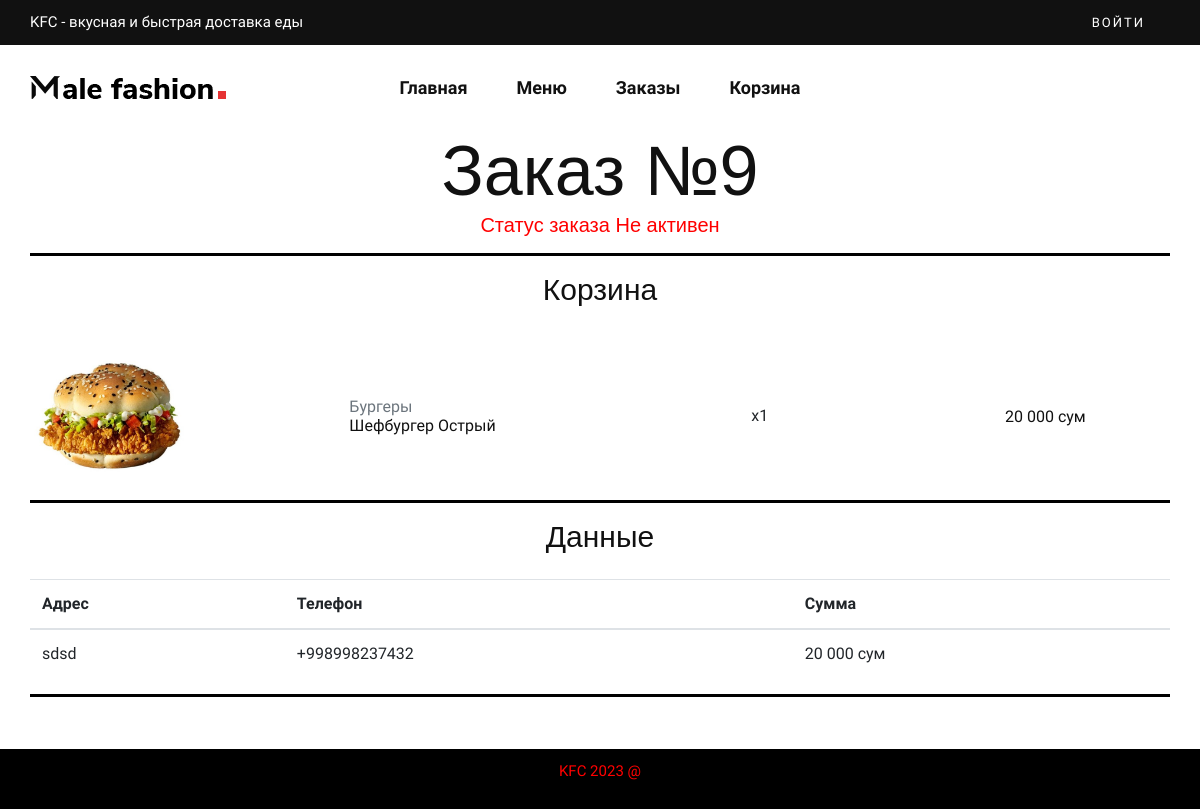
The app's page /products/order/9/ with its own data.
### products/models.py (models this page shows, shortened)
class Cart(models.Model):
    STATUS_CHOICES = (
        ('order', 'Заказ'),
        ('processing', 'Обработка'),
        ('cooking', 'Готовится'),
        ('shipped', 'В пути'),
        ('delivered', 'Доставлен'),
        ('not_active', 'Не активен')
    )
    user = models.ForeignKey(User, on_delete=models.CASCADE)
    status = models.CharField(max_length=20, choices=STATUS_CHOICES, default='order')
    phone = models.CharField(max_length=13, blank=True)
    address = models.CharField(max_length=128, blank=True)
    review = models.TextField(blank=True)
    total_price = models.FloatField(default=0)
    created_at = models.DateTimeField(auto_now_add=True)
    updated_at = models.DateTimeField(auto_now=True, verbose_name=_('updated at'))
    def get_total_price(self):
        total = 0
        for item in self.cart.all():
            total += item.product.price * item.quantity
        return total
    class Meta:
        verbose_name = _('Cart')
        verbose_name_plural = _('Carts')

class CartItem(models.Model):
    cart = models.ForeignKey(Cart, on_delete=models.CASCADE, related_name='cart')
    product = models.ForeignKey(FoodModel, on_delete=models.CASCADE)
    quantity = models.PositiveIntegerField(default=0)
    created_at = models.DateTimeField(auto_now_add=True)
    class Meta:
        verbose_name = _('Cart item')
        verbose_name_plural = _('Cart items')

class FoodModel(models.Model):
    title = models.CharField(max_length=128, verbose_name=_('title'))
    image = models.ImageField(upload_to='products')
    price = models.FloatField(verbose_name=_('price'))
    ru_description = models.TextField(verbose_name=_('ru_description'),null=True, blank=True)
    uz_description = models.TextField(verbose_name=_('uz_description'), null=True, blank=True)
    category = models.ForeignKey(CategoryModel, on_delete=models.CASCADE)
    is_new = models.BooleanField(verbose_name=_('is new'), default=True)
    updated_at = models.DateTimeField(auto_now=True, verbose_name=_('updated at'))
    created_at = models.DateTimeField(auto_now_add=True, verbose_name=_('created at'))
    class Meta:
        verbose_name = _('Food')
        verbose_name_plural = _('Food')

class CategoryModel(models.Model):
    title = models.CharField(max_length=30, verbose_name=_('title'))
    created_at = models.DateTimeField(auto_now_add=True, verbose_name=_('created at'))
    def __str__(self) -> str:
        return self.title
    class Meta:
        verbose_name = _('Category')
        verbose_name_plural = _('Categories')

### products/views.py (the view)
# urls.py: path('order/<int:cart_id>/', view=views.order, name='order'),
def order(request, cart_id):
    cartitem = CartItem.objects.filter(cart__id=cart_id)
    order = Cart.objects.get(id=cart_id)
    STATUS_CHOICES = Cart._meta.get_field('status').choices
    context = {
        'order': order,
        'STATUS_CHOICES': STATUS_CHOICES,
        'cart_items': cartitem
    }
    return render(request, template_name='order.html', context=context)

### templates/order.html (shortened to what this page needs)
{% extends 'layouts/base.html' %}
{% block content %}
{% load humanize %}
<div class="container">
    <center>
        <h1 style="font-family: Arial Black, Helvetica, sans-serif;">Заказ №{{order.id}}</h1>
    </center>
    {% for key, value in STATUS_CHOICES %}
    {% if order.status == key %}
    <h2 style="text-align: center; color: red; font-size: 20px; font-family: Arial Black, Helvetica, sans-serif;">Статус
        заказа {{ value }}</h2>
    <hr>
    {% endif %}
    {% endfor %}
    <h3 style="font-family: Arial Black, Helvetica, sans-serif; text-align: center;">Корзина</h3>
    <br><br>
    {% for cartitem in cart_items %}
    <div class="row mb-4 d-flex justify-content-between align-items-center">
        <div class="col-md-2 col-lg-2 col-xl-2">
            <img src="{{cartitem.product.image.url}}" class="img-fluid rounded-3" alt="Cotton T-shirt">
        </div>
        <div class="col-md-3 col-lg-3 col-xl-3">
            <h6 class="text-muted">{{cartitem.product.category}}</h6>
            <h6 class="text-black mb-0">{{cartitem.product.title}}</h6>
        </div>
        <a>x{{cartitem.quantity}}</a>
        <div class="col-md-3 col-lg-2 col-xl-2 offset-lg-1">
            <h6 class="mb-0">{{cartitem.product.price|floatformat:"-1"|intcomma}} сум</h6>
        </div>
    </div>
    {% endfor %}
    <hr>
    <h3 style="font-family: Arial Black, Helvetica, sans-serif; text-align: center;">Данные</h3><br>
    <table class="table table-hover">
        <thead>
            <tr>
                <th scope="col">Адрес</th>
                <th scope="col">Телефон</th>
                <th scope="col">Сумма</th>
            </tr>
        </thead>
        <tbody>
            <tr>
                <td>{{order.address}}</td>
                <td>{{order.phone}}</td>
                <td>{{ order.get_total_price|floatformat:"-1"|intcomma}} сум</td>
            </tr>
        </tbody>
    </table>
    <hr>
</div>
<br><br><br><br>
{% endblock %}

### static/css/style.css (style rules this page uses)
html, body { height: 100%; font-family: "Nunito Sans", sans-serif; -webkit-font-smoothing: antialiased; }
h1, h2, h3, h4, h5, h6 { margin: 0; color: #111111; font-weight: 400; font-family: "Nunito Sans", sans-serif; }
h1 { font-size: 70px; }
h2 { font-size: 36px; }
h3 { font-size: 30px; }
h6 { font-size: 16px; }
img { max-width: 100%; }
@media only screen and (min-width: 1200px) { .container { max-width: 1170px; } }

### templates/order.html (style rules this page uses)
hr { border: none; border-top: 3px solid black; }

### records on screen
Cart: id "9", address "sdsd", phone "+998998237432", get_total_price "20 000"
CartItem: product.image (picture), product.category "Бургеры", product "Шефбургер Острый", quantity "1", product.price "20 000"

### other values on screen
{{ value }} "Не активен"
